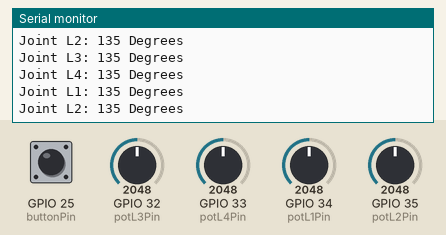
This sketch was run on a simulated ESP32. On the bench: the last lines printed to the serial monitor. The inputs (shaded band) are chosen by the test bench; at power-on: GPIO 32 (potL3Pin) = 2048, GPIO 33 (potL4Pin) = 2048, GPIO 34 (potL1Pin) = 2048, GPIO 25 (buttonPin) HIGH, GPIO 35 (potL2Pin) = 2048.

Above: at 1.2 s.
1.3 s: GPIO 32 (potL3Pin) set to 2866
At 2.1 s:
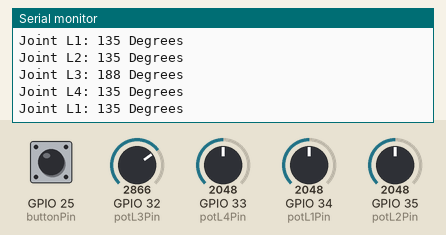
2.8 s: GPIO 33 (potL4Pin) set to 2866
At 3.8 s:
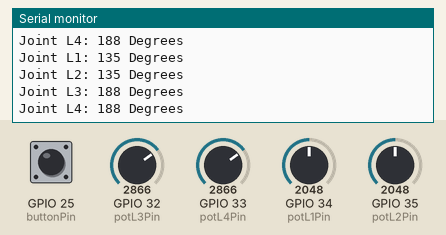
4.3 s: GPIO 34 (potL1Pin) set to 2866
Timing chart, 0 to 4.9 s (numbered marks = the images above; inputs shaded):
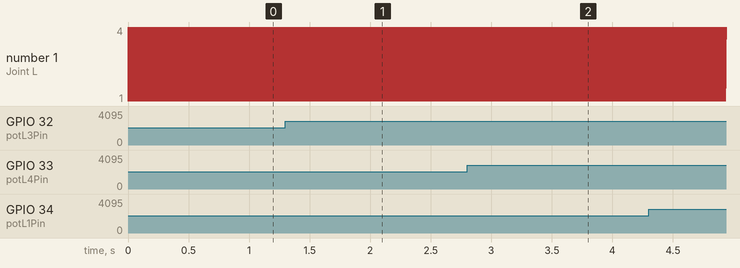

Measured:
- after the input at 1.3 s, the serial monitor: prints a new line at once (image 1)
- after the input at 2.8 s, the serial monitor: prints a new line at once (image 2)

The sketch:

controller_alpha.ino
```cpp
// ESP32
// Controller Script ALPHA
// https://github.com/BurntWywrm/L2-robot-arm

/*
ALPHA: Tests if the potentiometers
properly sends signals to the ESP32.
As well as the ESP32 properly converting
the signals to the correct angle.
*/

// variables
const int MAX_ANGLE = 270; // replace with your maximum servo angle

// Potetiometer variables
// L(X) dictates the pot heirarchy from base to wrist
int potL1Pin = 34;
int potL2Pin = 35;
int potL3Pin = 32;
int potL4Pin = 33;

// Button variables
int buttonPin = 25;
String buttonState = "";

void setup()
{
    Serial.begin(115200); // Starts Serial Monitor with a baud rate of 115200
    pinMode(buttonPin, INPUT_PULLUP);
}

void loop()
{
    get_angle(potL1Pin);
    get_angle(potL2Pin);
    get_angle(potL3Pin);
    get_angle(potL4Pin);
    get_button_state();
}

void get_angle(int potPin){
    int potVal = analogRead(potPin); // Reads the signal value
    int potAngle = map(potVal, 0, 4095, 0, MAX_ANGLE); // Maps & stores the potentiometer analog value into degrees

    /* Simple switch statement to assign the correct potentiometer name */
    String potName = ""; // Stores pot name
    switch(potPin){
    case 34: potName = "Joint L1"; break;
    case 35: potName = "Joint L2"; break;
    case 32: potName = "Joint L3"; break;
    case 33: potName = "Joint L4"; break;
    }

    /* Displays current pot angle */
    Serial.print(potName);
    Serial.print(": ");
    Serial.print(potAngle);
    Serial.println(" Degrees");
}

void get_button_state(){
  int buttonVal = digitalRead(buttonPin); // Reads the button signal

  if (buttonVal == LOW){
    buttonState = "Close";
  }
  else{
    buttonState = "Open";
  }
}
```
